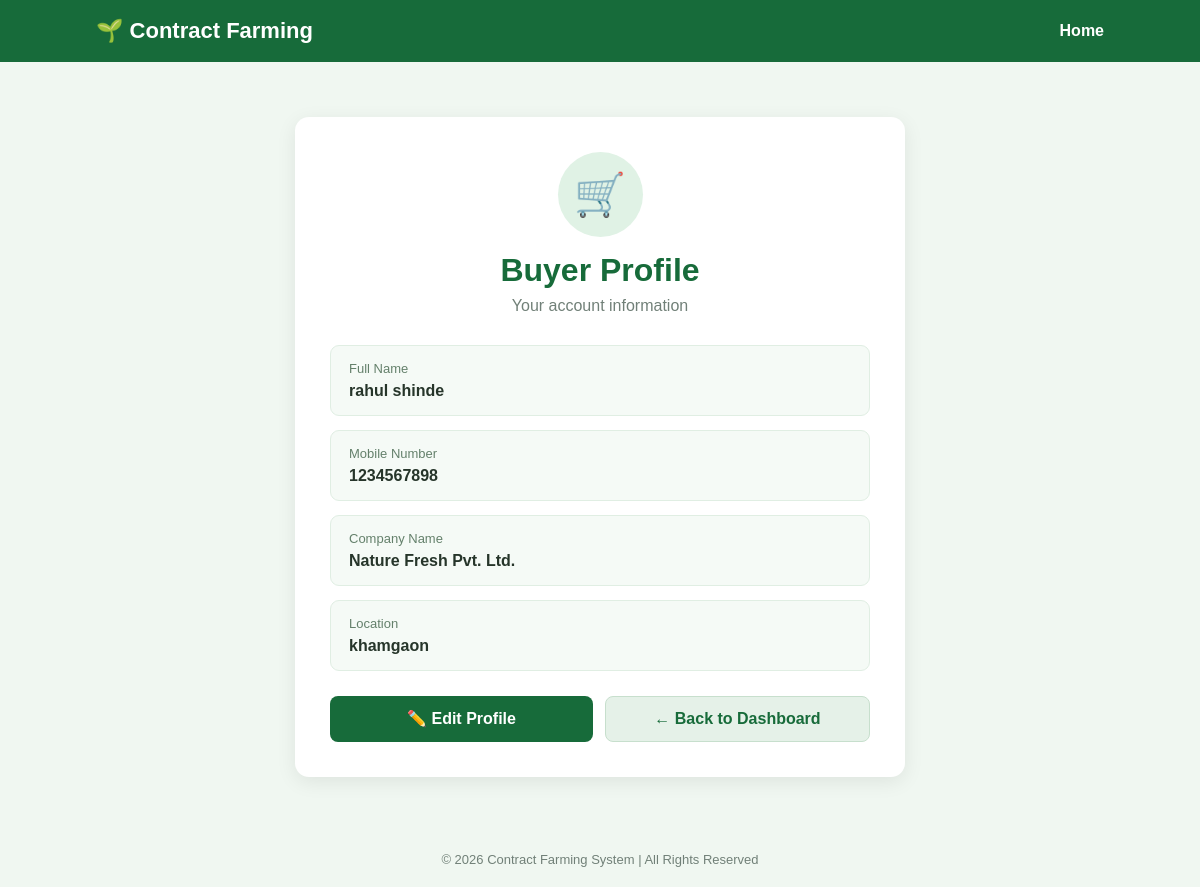
/buyer/profile/ (signed in), run on the app's committed database.
### farming/models.py (models this page shows, shortened)
class Buyer(models.Model):
    name = models.CharField(max_length=100)
    mobile = models.CharField(max_length=15)
    company = models.CharField(max_length=100)
    location = models.CharField(max_length=100)
    password = models.CharField(max_length=100)

### farming/views.py (the view)
# urls.py: path('buyer/profile/', views.buyer_profile, name='buyer_profile'),
def buyer_profile(request):
    buyer_id = request.session.get('buyer_id')
    if buyer_id:
        buyer = Buyer.objects.get(id=buyer_id)
        return render(request, 'buyer_profile.html', {
            'buyer': buyer
        })
    return render(request, 'buyer_login.html', {
        'error': 'Please login first!'
    })

### farming/templates/buyer_profile.html (shortened to what this page needs)
<!DOCTYPE html>
<html lang="en">
<head>
</head>
<body>
    <div class="navbar">
        <h2>🌱 Contract Farming</h2>
        <a href="/">Home</a>
    </div>
    <div class="container">
        <div class="profile-card">
            <div class="profile-icon">🛒</div>
            <h1>Buyer Profile</h1>
            <p class="subtitle">Your account information</p>
            <div class="info">
                <label>Full Name</label>
                <p>{{ buyer.name }}</p>
            </div>
            <div class="info">
                <label>Mobile Number</label>
                <p>{{ buyer.mobile }}</p>
            </div>
            <div class="info">
                <label>Company Name</label>
                <p>{{ buyer.company }}</p>
            </div>
            <div class="info">
                <label>Location</label>
                <p>{{ buyer.location }}</p>
            </div>
            <div class="buttons">
                <a href="{% url 'buyer_edit_profile' %}" class="btn edit-btn">
                    ✏️ Edit Profile
                </a>
                <a href="/buyer/dashboard/" class="btn dashboard-btn">
                    ← Back to Dashboard
                </a>
            </div>
        </div>
    </div>
    <footer>
        © 2026 Contract Farming System | All Rights Reserved
    </footer>
</body>
</html>

### farming/templates/buyer_profile.html (style rules this page uses)
* { margin: 0; padding: 0; box-sizing: border-box; font-family: Arial, sans-serif; }
body { background: #f0f7f1; color: #26352a; }
.navbar { background: #176b3a; color: white; padding: 18px 8%; display: flex; justify-content: space-between; align-items: center; }
.navbar h2 { font-size: 22px; }
.navbar a { color: white; text-decoration: none; font-weight: bold; }
.container { max-width: 650px; margin: 55px auto; padding: 0 20px; }
.profile-card { background: white; border-radius: 14px; padding: 35px; box-shadow: 0 5px 20px rgba(0, 0, 0, 0.08); }
.profile-icon { width: 85px; height: 85px; margin: 0 auto 15px; border-radius: 50%; background: #e0f2e5; display: flex; align-items: center; justify-content: center; font-size: 42px; }
h1 { text-align: center; color: #176b3a; margin-bottom: 8px; }
.subtitle { text-align: center; color: #718078; margin-bottom: 30px; }
.info { background: #f5faf6; border: 1px solid #e0eee3; border-radius: 9px; padding: 15px 18px; margin-bottom: 14px; }
.info label { display: block; color: #64806b; font-size: 13px; margin-bottom: 6px; }
.info p { color: #26352a; font-size: 16px; font-weight: bold; overflow-wrap: anywhere; }
.buttons { display: flex; gap: 12px; margin-top: 25px; }
.btn { flex: 1; text-align: center; padding: 13px 10px; border-radius: 8px; text-decoration: none; font-weight: bold; }
.edit-btn { background: #176b3a; color: white; }
.dashboard-btn { background: #e5f1e8; color: #176b3a; border: 1px solid #c7dfcd; }
footer { text-align: center; color: #718078; padding: 20px; font-size: 13px; }

### data on the page
Buyer: name "rahul shinde", mobile "1234567898", company "Nature Fresh Pvt. Ltd.", location "khamgaon"
